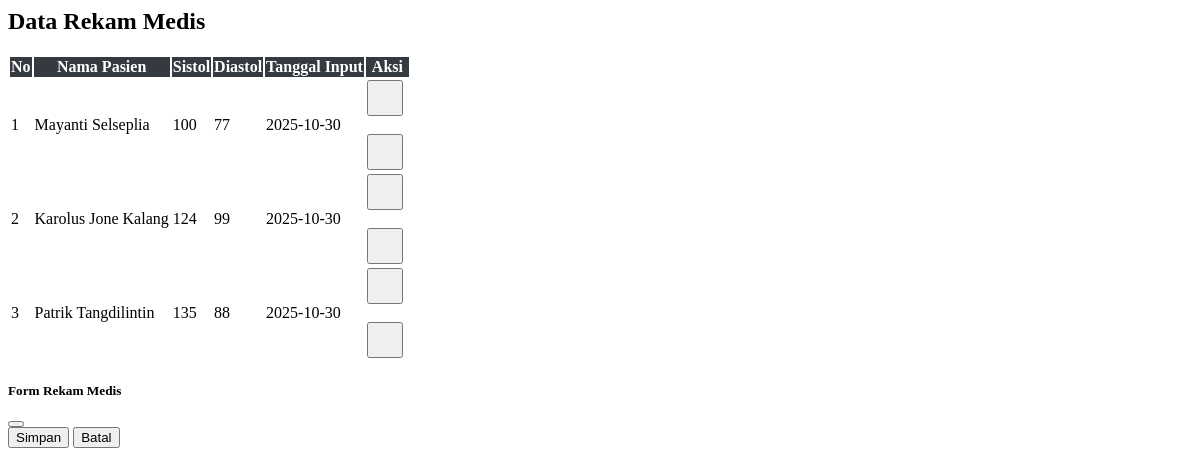
Before: /rekam.php with the older database file.
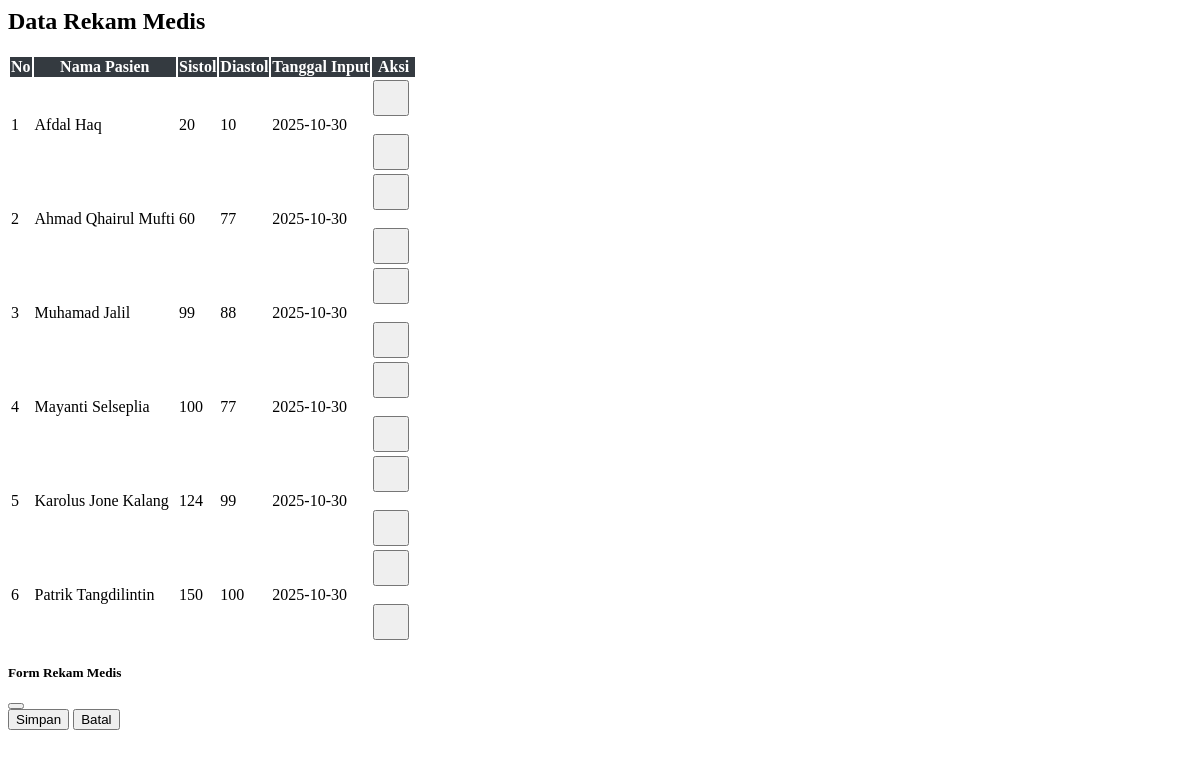
After: the same page with the newer database file.
### tables this page shows
CREATE TABLE `212341_rekam_medis` (
  `212341_rekam_id` int NOT NULL,
  `212341_pasien_id` int NOT NULL,
  `212341_tekanan_sistol` int NOT NULL,
  `212341_tekanan_diastol` int NOT NULL,
  `212341_tanggal_input` date NOT NULL
);

CREATE TABLE `212341_pasien` (
  `212341_pasien_id` int NOT NULL,
  `212341_nama` varchar(100) NOT NULL,
  `212341_umur` int NOT NULL,
  `212341_alamat` varchar(255) DEFAULT NULL,
  `212341_jk` enum('Laki-laki','Perempuan') NOT NULL,
  `212341_berat_badan` decimal(5,2) DEFAULT NULL,
  `212341_riwayat_tekanan` text,
  `212341_pola_makan` text,
  `212341_riwayat_keluarga` enum('Ya','Tidak') DEFAULT 'Tidak',
  `212341_keluhan` text,
  `212341_created_at` timestamp NULL DEFAULT CURRENT_TIMESTAMP
);

### rekam.php (the view, shortened to what this page needs)
<?php
include "config.php";
$res = $conn->query("
    SELECT
        r.212341_rekam_id,
        p.212341_nama,
        r.212341_tekanan_sistol,
        r.212341_tekanan_diastol,
        r.212341_tanggal_input
    FROM 212341_rekam_medis r
    JOIN 212341_pasien p ON r.212341_pasien_id = p.212341_pasien_id
    ORDER BY r.212341_rekam_id DESC
");
$rows = $res ? $res->fetch_all(MYSQLI_ASSOC) : [];
?>
<h2 class="mb-4">Data Rekam Medis</h2>
<table class="table table-bordered table-striped" id="tableRekam">
<thead>
<tr>
<th>No</th>
<th>Nama Pasien</th>
<th>Sistol</th>
<th>Diastol</th>
<th>Tanggal Input</th>
<th>Aksi</th>
</tr>
</thead>
<tbody>
<?php $no=1; foreach($rows as $r): ?>
<tr>
<td class="text-center"><?= $no++ ?></td>
<td><?= htmlspecialchars($r['212341_nama']) ?></td>
<td class="text-center"><?= $r['212341_tekanan_sistol'] ?></td>
<td class="text-center"><?= $r['212341_tekanan_diastol'] ?></td>
<td class="text-center"><?= $r['212341_tanggal_input'] ?></td>
<td class="text-center td-actions">
    <button class="btn btn-primary btnEdit" data-id="<?= $r['212341_rekam_id'] ?>"><i class="bi bi-pencil-square"></i></button>
    <br><br>
    <button class="btn btn-danger btnHapus" data-id="<?= $r['212341_rekam_id'] ?>"><i class="bi bi-trash3"></i></button>
</td>
</tr>
<?php endforeach; ?>
</tbody>
</table>
<div class="modal fade" id="modalForm" tabindex="-1">
<div class="modal-dialog modal-lg">
<div class="modal-content">
<form id="formRekam">
<div class="modal-header"><h5>Form Rekam Medis</h5><button type="button" class="btn-close" data-bs-dismiss="modal"></button></div>
<div class="modal-footer">
    <button type="submit" class="btn btn-success">Simpan</button>
    <button type="button" class="btn btn-secondary" data-bs-dismiss="modal">Batal</button>
</div>
</form>
</div>
</div>
</div>

Changed rows visible on the page:
added 212341_rekam_medis: 212341_pasien.212341_nama "Afdal Haq", 212341_tekanan_sistol "20", 212341_tekanan_diastol "10", 212341_tanggal_input "2025-10-30"
added 212341_rekam_medis: 212341_pasien.212341_nama "Ahmad Qhairul Mufti", 212341_tekanan_sistol "60", 212341_tekanan_diastol "77", 212341_tanggal_input "2025-10-30"
added 212341_rekam_medis: 212341_pasien.212341_nama "Muhamad Jalil", 212341_tekanan_sistol "99", 212341_tekanan_diastol "88", 212341_tanggal_input "2025-10-30"
changed 212341_rekam_medis "Patrik Tangdilintin": 212341_tekanan_sistol "135" → "150"; 212341_tekanan_diastol "88" → "100"
